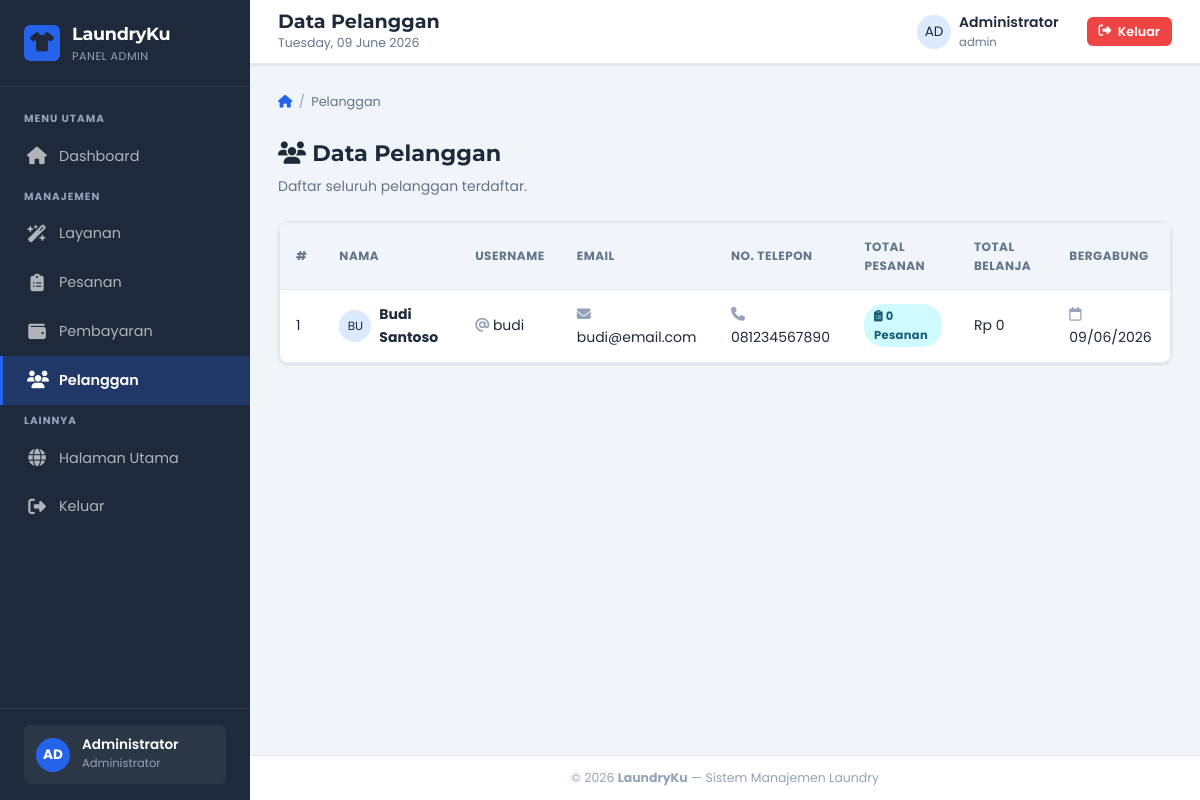
/admin/pelanggan.php (signed in), run on the app's committed database.
### tables this page shows
CREATE TABLE IF NOT EXISTS users (
    id         INT PRIMARY KEY AUTO_INCREMENT,
    nama       VARCHAR(100) NOT NULL,
    username   VARCHAR(50)  NOT NULL UNIQUE,
    email      VARCHAR(100) NOT NULL UNIQUE,
    password   VARCHAR(255) NOT NULL,
    no_telp    VARCHAR(20)  DEFAULT NULL,
    role       ENUM('admin', 'user') DEFAULT 'user',
    created_at TIMESTAMP DEFAULT CURRENT_TIMESTAMP
);

### admin/pelanggan.php (the view, shortened to what this page needs)
<?php
include '../config/koneksi.php';
include '../template/header.php';
$result = mysqli_query($koneksi,
    "SELECT u.*,
            COUNT(p.id) AS total_pesanan,
            COALESCE(SUM(p.total_harga), 0) AS total_belanja
     FROM users u
     LEFT JOIN pesanan p ON u.id = p.user_id
     WHERE u.role = 'user'
     GROUP BY u.id
     ORDER BY u.created_at DESC");
?>
<div class="wrapper">
    <?php include '../template/sidebar_admin.php'; ?>
    <div class="main-content">
        <?php include '../template/navbar.php'; ?>
        <div class="page-content">
            <div class="breadcrumb">
                <a href="dashboard.php"><i class="fa-solid fa-house"></i></a>
                <span class="breadcrumb-sep">/</span>
                <span>Pelanggan</span>
            </div>
            <div class="page-header">
                <div>
                    <h2><i class="fa-solid fa-users"></i> Data Pelanggan</h2>
                    <p>Daftar seluruh pelanggan terdaftar.</p>
                </div>
            </div>
            <div class="card">
                <div class="table-wrapper">
                    <table>
                        <thead>
                            <tr>
                                <th>#</th>
                                <th>Nama</th>
                                <th>Username</th>
                                <th>Email</th>
                                <th>No. Telepon</th>
                                <th>Total Pesanan</th>
                                <th>Total Belanja</th>
                                <th>Bergabung</th>
                            </tr>
                        </thead>
                        <tbody>
                        <?php if (mysqli_num_rows($result) > 0):
                              $no = 1;
                              while ($row = mysqli_fetch_assoc($result)): ?>
                            <tr>
                                <td><?= $no++ ?></td>
                                <td>
                                    <div style="display:flex;align-items:center;gap:.5rem;">
                                        <div class="stat-icon blue"
                                             style="width:32px;height:32px;border-radius:50%;font-size:.75rem;flex-shrink:0;">
                                            <?= strtoupper(substr($row['nama'], 0, 2)) ?>
                                        </div>
                                        <strong><?= htmlspecialchars($row['nama']) ?></strong>
                                    </div>
                                </td>
                                <td>
                                    <i class="fa-solid fa-at" style="color:var(--gray-400);"></i>
                                    <?= htmlspecialchars($row['username']) ?>
                                </td>
                                <td>
                                    <i class="fa-solid fa-envelope" style="color:var(--gray-400);"></i>
                                    <?= htmlspecialchars($row['email']) ?>
                                </td>
                                <td>
                                    <?php if ($row['no_telp']): ?>
                                        <i class="fa-solid fa-phone" style="color:var(--gray-400);"></i>
                                        <?= htmlspecialchars($row['no_telp']) ?>
                                    <?php else: ?>
                                        <span class="text-muted">-</span>
                                    <?php endif; ?>
                                </td>
                                <td>
                                    <span class="badge badge-info">
                                        <i class="fa-solid fa-clipboard-list"></i>
                                        <?= $row['total_pesanan'] ?> pesanan
                                    </span>
                                </td>
                                <td>Rp <?= number_format($row['total_belanja'], 0, ',', '.') ?></td>
                                <td>
                                    <i class="fa-regular fa-calendar" style="color:var(--gray-400);"></i>
                                    <?= date('d/m/Y', strtotime($row['created_at'])) ?>
                                </td>
                            </tr>
                        <?php endwhile; endif; ?>
                        </tbody>
                    </table>
                </div>
            </div>
        </div>
        <?php include '../template/footer.php'; ?>

### assets/css/style.css (style rules this page uses)
:root { --primary: #2563eb; --primary-dark: #1d4ed8; --primary-light: #dbeafe; --secondary: #0ea5e9; --success: #22c55e; --success-light: #dcfce7; --warning: #f59e0b; --warning-light: #fef3c7; --danger: #ef4444; --danger-light: #fee2e2; --info: #06b6d4; --info-light: #cffafe; --dark: #1e293b; --gray-800: #334155; --gray-600: #64748b; --gray-400: #94a3b8; --gray-200: #e2e8f0; --gray-100: #f1f5f9; --white: #ffffff; --sidebar-w: 250px; --navbar-h: 64px; --shadow-sm: 0 1px 3px rgba(0,0,0,.08), 0 1px 2px rgba(0,0,0,.04); --shadow-md: 0 4px 6px rgba(0,0,0,.07), 0 2px 4px rgba(0,0,0,.05); --shadow-lg: 0 10px 25px rgba(0,0,0,.10), 0 4px 6px rgba(0,0,0,.05); --radius-sm: 6px; --radius: 10px; --radius-lg: 14px; --transition: all .2s ease; }
*, *::before, *::after { box-sizing: border-box; margin: 0; padding: 0; }
html { scroll-behavior: smooth; }
body { font-family: 'Poppins', 'Segoe UI', system-ui, sans-serif; font-size: 15px; line-height: 1.6; color: var(--dark); background: var(--gray-100); }
h1, h2, h3, h4, h5, h6 { font-family: 'Montserrat', sans-serif; }
.brand-text, .stat-info .value, .landing-nav .logo, .auth-logo h1, .hero h1, .topbar-title h1, .page-header h2, .card-header h3, .section-header h2, .feature-card h3, .step-card h3 { font-family: 'Montserrat', sans-serif; }
.sidebar-link, .form-label, .form-control, .btn, tbody td, .badge, .text-muted, .topbar-user .name, .topbar-user .role, .detail-item .label, .detail-item .value { font-family: 'Poppins', sans-serif; }
a { color: var(--primary); text-decoration: none; transition: var(--transition); }
.wrapper { display: flex; min-height: 100vh; }
.main-content { margin-left: var(--sidebar-w); flex: 1; display: flex; flex-direction: column; min-height: 100vh; }
.page-content { padding: 1.75rem; flex: 1; }
.page-header { display: flex; align-items: center; justify-content: space-between; margin-bottom: 1.5rem; }
.page-header h2 { font-size: 1.4rem; font-weight: 700; color: var(--dark); }
.page-header p { font-size: .875rem; color: var(--gray-600); margin-top: .15rem; }
.breadcrumb { display: flex; align-items: center; gap: .4rem; font-size: .8rem; color: var(--gray-600); margin-bottom: 1.5rem; }
.breadcrumb a { color: var(--primary); }
.breadcrumb-sep { color: var(--gray-400); }
.card { background: var(--white); border-radius: var(--radius); box-shadow: var(--shadow-sm); border: 1px solid var(--gray-200); }
.stat-icon { width: 50px; height: 50px; border-radius: var(--radius-sm); display: flex; align-items: center; justify-content: center; font-size: 1.4rem; flex-shrink: 0; }
.stat-icon.blue { background: var(--primary-light); }
.table-wrapper { overflow-x: auto; border-radius: var(--radius); border: 1px solid var(--gray-200); }
table { width: 100%; border-collapse: collapse; background: var(--white); font-size: .875rem; }
thead th { padding: .85rem 1rem; text-align: left; font-size: .75rem; font-weight: 700; color: var(--gray-600); text-transform: uppercase; letter-spacing: .5px; background: var(--gray-100); border-bottom: 1px solid var(--gray-200); }
tbody tr { transition: background .15s; }
tbody td { padding: .85rem 1rem; border-bottom: 1px solid var(--gray-200); color: var(--dark); vertical-align: middle; }
tbody tr:last-child td { border-bottom: none; }
.badge { display: inline-block; padding: .2rem .6rem; border-radius: 20px; font-size: .72rem; font-weight: 700; letter-spacing: .3px; text-transform: capitalize; }
.badge-info { background: var(--info-light); color: #155e75; }

### data on the page
users: nama "BU", nama "Budi Santoso", username "budi", email "budi@email.com", no_telp "081234567890", total_pesanan "0", total_belanja "0", created_at "09/06/2026"

### other printed values
$inisial "AD"
$namaAdmin "Administrator"
$navTitle "Data Pelanggan"
$namaUser "Administrator"
$roleUser "admin"
